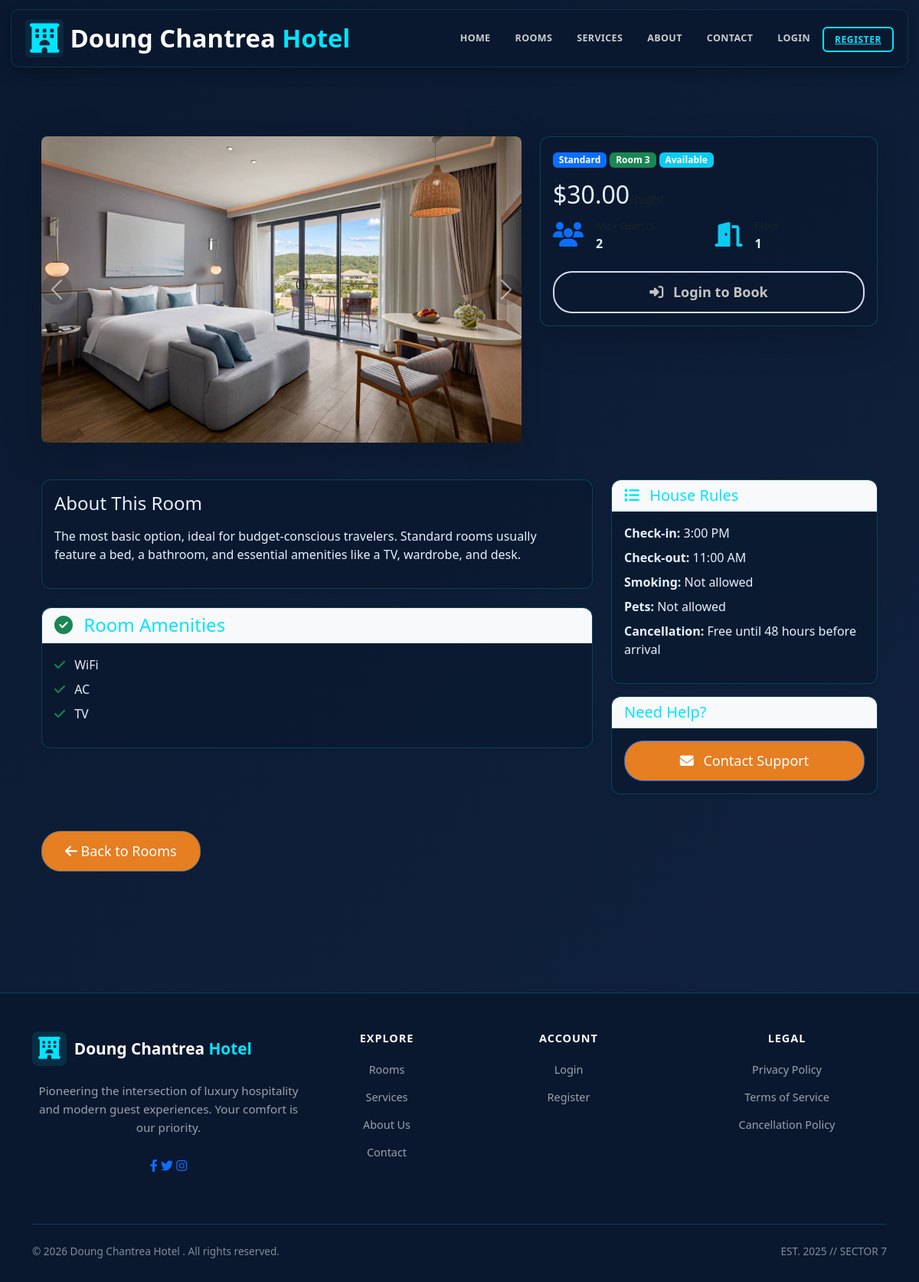
Page /room/2/ on the committed database.
### hotel/models.py (models this page shows, shortened)
class Room(models.Model):
    id = models.AutoField(primary_key=True)
    STATUS_CHOICES = [
        ('Available', 'Available'),
        ('Booked', 'Booked'),
        ('Maintenance', 'Maintenance'),
    ]
    room_number = models.CharField(max_length=10, unique=True)
    category = models.ForeignKey(RoomCategory, on_delete=models.CASCADE, related_name='rooms')
    assigned_staff = models.ForeignKey('Staff', on_delete=models.SET_NULL, null=True, blank=True, related_name='assigned_rooms')
    status = models.CharField(max_length=15, choices=STATUS_CHOICES, default='Available')
    floor = models.IntegerField(default=1, validators=[MinValueValidator(1), MaxValueValidator(100)])
    max_occupancy = models.IntegerField(default=2, validators=[MinValueValidator(1)])
    price = models.DecimalField(max_digits=10, decimal_places=2, null=True, blank=True, validators=[MinValueValidator(0)], help_text="Room-specific price (leave blank to use category base price)")
    amenities = models.TextField(default="WiFi, AC, TV", help_text="Comma-separated list of amenities")
    description = models.TextField(blank=True, null=True)
    image = models.ImageField(upload_to='rooms/', blank=True, null=True)
    created_at = models.DateTimeField(default=timezone.now)
    class Meta:
        ordering = ['room_number']

class RoomCategory(models.Model):
    id = models.AutoField(primary_key=True)
    category_name = models.CharField(max_length=50, unique=True)
    class Meta:
        verbose_name_plural = "Room Categories"

### hotel/views.py (the view)
# urls.py: path('room/<int:room_id>/', views.room_detail, name='room_detail'),
def room_detail(request, room_id):
    room = get_object_or_404(Room, id=room_id)
    amenities_list = [a.strip() for a in (room.amenities or 'WiFi, AC, TV').split(',')]
    context = {
        'room': room,
        'amenities_list': amenities_list,
    }
    return render(request, 'hotel/html/room_detail.html', context)

### hotel/template/hotel/html/room_detail.html (shortened to what this page needs)
{% extends 'hotel/html/base.html' %}
{% load static %}
{% block content %}
<div class="container my-5">
    <div class="row mb-4">
        <div class="col-lg-7">
            <div id="roomGallery" class="carousel slide shadow-lg" data-bs-ride="carousel">
                <div class="carousel-inner" style="border-radius: 8px; overflow: hidden; height: 400px;">
                    <div class="carousel-item active">
                        {% if room.image %}
                            <img src="{{ room.image.url }}" class="d-block w-100" style="object-fit: cover; height: 100%;" alt="Room">
                        {% else %}
                            <img src="{% static 'hotel/images/default-room.jpg' %}" class="d-block w-100" style="object-fit: cover; height: 100%;" alt="Room">
                        {% endif %}
                    </div>
                </div>
                {% if room.images.all.count > 0 %}
                <button class="carousel-control-prev" type="button" data-bs-target="#roomGallery" data-bs-slide="prev">
                    <span class="carousel-control-prev-icon" aria-hidden="true"></span>
                </button>
                <button class="carousel-control-next" type="button" data-bs-target="#roomGallery" data-bs-slide="next">
                    <span class="carousel-control-next-icon" aria-hidden="true"></span>
                </button>
                {% endif %}
            </div>
        </div>
        <div class="col-lg-5">
            <div class="card shadow-lg">
                <div class="card-body">
                    <div class="mb-3">
                        <span class="badge bg-primary">{{ room.category.category_name }}</span>
                        <span class="badge bg-success">Room {{ room.room_number }}</span>
                        <span class="badge bg-info">{{ room.status }}</span>
                    </div>
                    <h2 class="mb-2">
                        {% if room.price %}
                            ${{ room.price|floatformat:2 }}<small class="fs-6 text-muted">/night</small>
                        {% else %}
                            <span class="fs-6 text-muted">Price on request</span>
                        {% endif %}
                    </h2>
                    <div class="mb-4">
                        <div class="row g-3">
                            <div class="col-6">
                                <div class="d-flex align-items-center">
                                    <i class="fas fa-users fa-2x text-primary me-3"></i>
                                    <div>
                                        <small class="text-muted">Max Guests</small>
                                        <p class="mb-0"><strong>{{ room.max_occupancy }}</strong></p>
                                    </div>
                                </div>
                            </div>
                            <div class="col-6">
                                <div class="d-flex align-items-center">
                                    <i class="fas fa-door-open fa-2x text-info me-3"></i>
                                    <div>
                                        <small class="text-muted">Floor</small>
                                        <p class="mb-0"><strong>{{ room.floor }}</strong></p>
                                    </div>
                                </div>
                            </div>
                        </div>
                    </div>
                    {% if user.is_authenticated %}
                        <form method="post" action="{% url 'add_room_to_cart' room.id %}" style="margin-bottom: 0;">
                            {% csrf_token %}
                            <div class="row g-2 mb-3">
                                <div class="col-6">
                                    <label class="form-label" style="font-size: 12px; font-weight: 700;">Check-in</label>
                                    <input type="date" name="check_in_date" class="form-control form-control-sm" required>
                                </div>
                                <div class="col-6">
                                    <label class="form-label" style="font-size: 12px; font-weight: 700;">Check-out</label>
                                    <input type="date" name="check_out_date" class="form-control form-control-sm" required>
                                </div>
                            </div>
                            <div class="mb-3">
                                <label class="form-label" style="font-size: 12px; font-weight: 700;">Guests</label>
                                <input type="number" name="number_of_guests" class="form-control form-control-sm" value="1" min="1" max="{{ room.max_occupancy }}" required>
                            </div>
                            <button type="submit" class="btn btn-outline-success btn-lg w-100" style="font-weight: 700;">
                                <i class="fas fa-shopping-cart me-2"></i> Add to Cart
                            </button>
                        </form>
                    {% else %}
                        <a href="{% url 'login' %}" class="btn btn-primary btn-lg w-100">
                            <i class="fas fa-sign-in-alt me-2"></i> Login to Book
                        </a>
                    {% endif %}
                </div>
            </div>
        </div>
    </div>
    <div class="row mt-5">
        <div class="col-lg-8">
            <div class="card shadow-sm mb-4">
                <div class="card-body">
                    <h4 class="mb-3">About This Room</h4>
                    <p>{{ room.description|default:"Beautiful room with all modern amenities to ensure your comfortable stay." }}</p>
                </div>
            </div>
            <div class="card shadow-sm mb-4">
                <div class="card-header bg-light">
                    <h4 class="mb-0"><i class="fas fa-check-circle text-success me-2"></i> Room Amenities</h4>
                </div>
                <div class="card-body">
                    <div class="row">
                        <div class="col-md-6">
                            <ul class="list-unstyled">
                                {% for amenity in amenities_list %}
                                    <li class="mb-2">
                                        <i class="fas fa-check text-success me-2"></i> {{ amenity }}
                                    </li>
                                {% endfor %}
                            </ul>
                        </div>
                    </div>
                </div>
            </div>
        </div>
        <div class="col-lg-4">
            <div class="card shadow-sm">
                <div class="card-header bg-light">
                    <h5 class="mb-0"><i class="fas fa-list me-2"></i> House Rules</h5>
                </div>
                <div class="card-body">
                    <ul class="list-unstyled">
                        <li class="mb-2"><strong>Check-in:</strong> 3:00 PM</li>
                        <li class="mb-2"><strong>Check-out:</strong> 11:00 AM</li>
                        <li class="mb-2"><strong>Smoking:</strong> Not allowed</li>
                        <li class="mb-2"><strong>Pets:</strong> Not allowed</li>
                        <li><strong>Cancellation:</strong> Free until 48 hours before arrival</li>
                    </ul>
                </div>
            </div>
            <div class="card shadow-sm mt-3">
                <div class="card-header bg-light">
                    <h5 class="mb-0">Need Help?</h5>
                </div>
                <div class="card-body">
                    <a href="{% url 'contact' %}" class="btn btn-outline-primary w-100">
                        <i class="fas fa-envelope me-2"></i> Contact Support
                    </a>
                </div>
            </div>
        </div>
    </div>
    <div class="mt-5">
        <a href="{% url 'room_list' %}" class="btn btn-outline-secondary">
            <i class="fas fa-arrow-left"></i> Back to Rooms
        </a>
    </div>
</div>
{% endblock %}

### hotel/static/hotel/css/home.css (style rules this page uses)
* { margin: 0; padding: 0; box-sizing: border-box; font-family: 'Segoe UI', sans-serif; }
body { background-color: #f5f5f5; }
.btn { padding: 12px 30px; background-color: #e67e22; color: white; text-decoration: none; border-radius: 25px; font-size: 18px; }

### hotel/template/hotel/html/base.html (style rules this page uses)
:root { --primary: #00e5ff; --secondary: #0a192f; --dark-bg: rgba(10, 25, 47, 0.95); --light: #ecf0f1; --cyan-glow: rgba(0, 229, 255, 0.2); }
* { margin: 0; padding: 0; box-sizing: border-box; }
body { font-family: 'Segoe UI', Tahoma, Geneva, Verdana, sans-serif; background: linear-gradient(135deg, #0a192f 0%, #112240 100%); min-height: 100vh; color: #e6f1ff; }
.card { background: rgba(10, 25, 47, 0.8); border: 1px solid rgba(0, 229, 255, 0.2); border-radius: 12px; box-shadow: 0 4px 20px rgba(0, 0, 0, 0.3); transition: transform 0.3s, box-shadow 0.3s; color: #e6f1ff; }
.card-header { background: rgba(0, 229, 255, 0.1); color: #00e5ff; border-bottom: 1px solid rgba(0, 229, 255, 0.2); border-radius: 12px 12px 0 0 !important; }
.btn-primary { background: transparent; border: 2px solid #d9dbee; color: #c5c3c3; font-weight: 600; transition: all 0.3s ease; }

### hotel/template/hotel/html/room_detail.html (style rules this page uses)
.carousel-control-prev, .carousel-control-next { background-color: rgba(0,0,0,0.3); width: 40px; height: 40px; border-radius: 50%; top: 50%; transform: translateY(-50%); }

### rows in the picture
Room: image (picture), category.category_name "Standard", room_number "3", status "Available", price "30.00", max_occupancy "2", floor "1", description "The most basic option, ideal for budget-conscious travelers. Standard rooms usually feature a bed, a bathroom, and essential amenities like a TV, wardrobe, and desk."

### other values in the picture
{{ amenity }} "WiFi" "AC" "TV"
